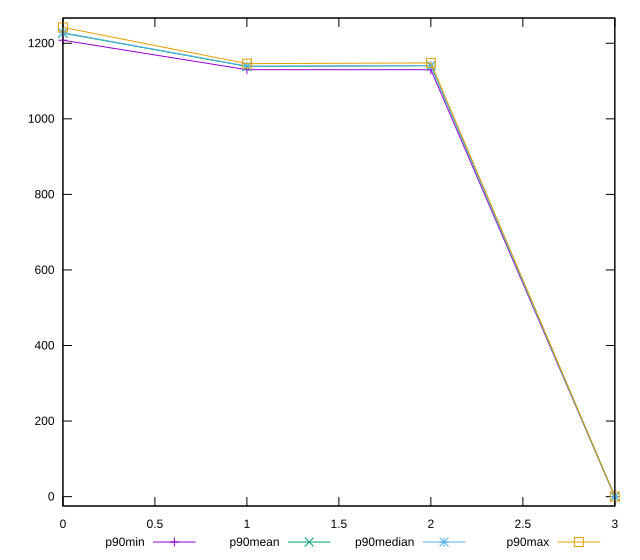

Here is the gnuplot script that generated this plot:
reset

$p90Min <<EOF
0 1208
1 1130
2 1130
3 0
EOF

$p90Mean <<EOF
0 1226.8617021276596
1 1138.723404255319
2 1140.468085106383
3 0
EOF

$p90Median <<EOF
0 1228
1 1139.5
2 1141
3 0
EOF

$p90Max <<EOF
0 1242
1 1146
2 1148
3 0
EOF

set key outside below
set xrange [0:3]
set yrange [-24.84:1266.84]
set trange [-24.84:1266.84]
set terminal svg size 640, 560 enhanced background rgb 'white'
set output "reports/report_00031_2021-02-24T23-18-18.084Z/uses-rel-preload/progression/value.svg"

plot $p90Min title "p90min" with linespoints, \
     $p90Mean title "p90mean" with linespoints, \
     $p90Median title "p90median" with linespoints, \
     $p90Max title "p90max" with linespoints

reset
